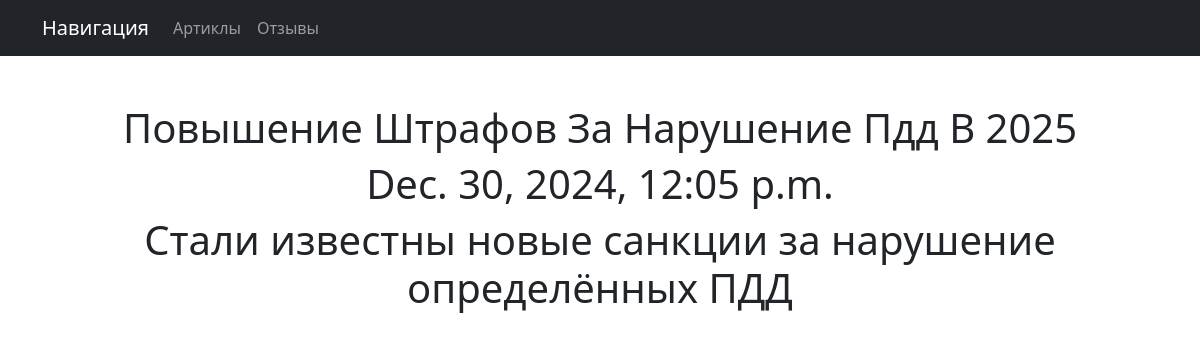
/newstest/2, run on the app's committed database.
### AppNews/models.py (models this page shows)
class News(models.Model):
    news_name = models.CharField(max_length=50)
    news_body_text = models.TextField(max_length=500)
    news_category = models.ForeignKey('News_Category', on_delete=models.CASCADE, related_name='News')
    news_publish_date = models.DateTimeField(auto_now_add=True)
    def __str__(self):
        return f'{self.news_name.title()}'

### AppNews/views.py (the view)
# urls.py: path('<int:pk>', News_Detail.as_view()),
class News_Detail(DetailView):
    model = News
    template_name = 'app_news_id.html'
    context_object_name = 'newsid'

### AppNews/templatetags/custom_filter.py (called while the page is built)
@register.filter()
def censor_rediska(text):
    censor_text = text.replace('Редиска', '****')
    return censor_text

### templates/app_news_id.html (shortened to what this page needs)
{% extends 'flatpages/default.html' %}
{%load custom_filter%}
{% block content %}
<h1>{{ newsid }}</h1>
<h1>{{newsid.news_publish_date}}</h1>
<h1>{{newsid.news_body_text|censor_rediska}}</h1>
{% endblock content %}

### templates/flatpages/default.html (style rules this page uses)
:root { --bs-blue: #0d6efd; --bs-indigo: #6610f2; --bs-purple: #6f42c1; --bs-pink: #d63384; --bs-red: #dc3545; --bs-orange: #fd7e14; --bs-yellow: #ffc107; --bs-green: #198754; --bs-teal: #20c997; --bs-cyan: #0dcaf0; --bs-black: #000; --bs-white: #fff; --bs-gray: #6c757d; --bs-gray-dark: #343a40; --bs-gray-100: #f8f9fa; --bs-gray-200: #e9ecef; --bs-gray-300: #dee2e6; --bs-gray-400: #ced4da; --bs-gray-500: #adb5bd; --bs-gray-600: #6c757d; --bs-gray-700: #495057; --bs-gray-800: #343a40; --bs-gray-900: #212529; --bs-primary: #0d6efd; --bs-secondary: #6c757d; --bs-success: #198754; --bs-info: #0dcaf0; --bs-warning: #ffc107; --bs-danger: #dc3545; --bs-light: #f8f9fa; --bs-dark: #212529; --bs-primary-rgb: 13, 110, 253; --bs-secondary-rgb: 108, 117, 125; --bs-success-rgb: 25, 135, 84; --bs-info-rgb: 13, 202, 240; --bs-warning-rgb: 255, 193, 7; --bs-danger-rgb: 220, 53, 69; --bs-light-rgb: 248, 249, 250; --bs-dark-rgb: 33, 37, 41; --bs-white-rgb: 255, 255, 255; --bs-black-rgb: 0, 0, 0; --bs-body-color-rgb: 33, 37, 41; --bs-body-bg-rgb: 255, 255, 255; --bs-font-sans-serif: system-ui, -apple-system, "Segoe UI", Roboto, "Helvetica Neue", "Noto Sans", "Liberation Sans", Arial, sans-serif, "Apple Color Emoji", "Segoe UI Emoji", "Segoe UI Symbol", "Noto Color Emoji"; --bs-font-monospace: SFMono-Regular, Menlo, Monaco, Consolas, "Liberation Mono", "Courier New", monospace; --bs-gradient: linear-gradient(180deg, rgba(255, 255, 255, 0.15), rgba(255, 255, 255, 0)); --bs-body-font-family: var(--bs-font-sans-serif); --bs-body-font-size: 1rem; --bs-body-font-weight: 400; --bs-body-line-height: 1.5; --bs-body-color: #212529; --bs-body-bg: #fff; --bs-border-width: 1px; --bs-border-style: solid; --bs-border-color: #dee2e6; --bs-border-color-translucent: rgba(0, 0, 0, 0.175); --bs-border-radius: 0.375rem; --bs-border-radius-sm: 0.25rem; --bs-border-radius-lg: 0.5rem; --bs-border-radius-xl: 1rem; --bs-border-radius-2xl: 2rem; --bs-border-radius-pill: 50rem; --bs-link-color: #0d6efd; --bs-link-hover-color: #0a58ca; --bs-code-color: #d63384; --bs-highlight-bg: #fff3cd; }
*, *::before, *::after { box-sizing: border-box; }
@media (prefers-reduced-motion: no-preference) { :root { scroll-behavior: smooth; } }
body { margin: 0; font-family: var(--bs-body-font-family); font-size: var(--bs-body-font-size); font-weight: var(--bs-body-font-weight); line-height: var(--bs-body-line-height); color: var(--bs-body-color); text-align: var(--bs-body-text-align); background-color: var(--bs-body-bg); -webkit-text-size-adjust: 100%; -webkit-tap-highlight-color: rgba(0, 0, 0, 0); }
h6, .h6, h5, .h5, h4, .h4, h3, .h3, h2, .h2, h1, .h1 { margin-top: 0; margin-bottom: 0.5rem; font-weight: 500; line-height: 1.2; }
h1, .h1 { font-size: calc(1.375rem + 1.5vw); }
@media (min-width: 1200px) { h1, .h1 { font-size: 2.5rem; } }

### data on the page
News: news_name "Повышение Штрафов За Нарушение Пдд В 2025", news_publish_date "Dec. 30, 2024, 12:05 p.m.", news_body_text|censor_rediska "Стали известны новые санкции за нарушение определённых ПДД"
